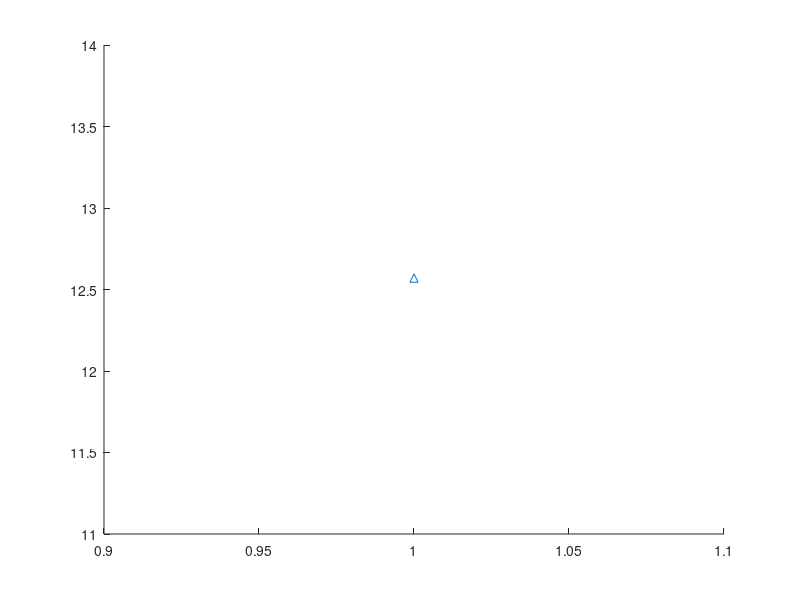

This chart was generated by the following MATLAB code: (Note: this script raises an error after producing the figure.)
close all;
fig = figure('Position',[0 0 1300 850]);
maxCombustionPress800_800 = 12.57;
maxCombustionPress800_1200 = 10.57;
maxCombustionPress1000_800 = 9.86;
maxCombustionPress1000_1200 = 11.58;

maxCombustionPress = [maxCombustionPress800_800 maxCombustionPress800_1200 maxCombustionPress1000_800 maxCombustionPress1000_1200];
%Oxy15 = [1.6 2.256 3.184];
%Oxy10 = [1.87 3 3.616];
%ytotal = [maxCombustionPress; Oxy15; Oxy10];
errhigh = [0.22 0.29 0.42 0.34];
%errlow = [0.15 0.15 0.15 0.15];
%err15 = [0.1 0.12 0.17];
%err10 = [0.14 0.11 0.18];
x = [1 2 3 4];
color.green = [0 1 0]; %refer RGB Triplet Code https://www.tug.org/pracjourn/2007-4/walden/color.pdf 
color.black = [0 0 0];
color.red = [1 0 0];
color.blue = [0 0 1];

plot(x(1,1),maxCombustionPress(1,1),'^',MarkerFaceColor=color.black,MarkerSize=17,MarkerEdgeColor='none');
hold on
plot(x(1,2),maxCombustionPress(1,2),'square',MarkerFaceColor=color.red,MarkerSize=18,MarkerEdgeColor='none');
hold on
plot(x(1,3),maxCombustionPress(1,3),'o',MarkerFaceColor=color.blue,MarkerSize=17,MarkerEdgeColor='none');
hold on
plot(x(1,4),maxCombustionPress(1,4),'diamond',MarkerFaceColor=color.green,MarkerSize=17,MarkerEdgeColor='none');
hold on

errorbar(x,maxCombustionPress,errhigh,"vertical","LineStyle","none",Color=[0 0 0],LineWidth=1.25);
hold on

x_loc = 1:length(maxCombustionPress);
y_loc = maxCombustionPress + 0.05;
text(x_loc+0.1,y_loc,num2str(maxCombustionPress'),'vert','top','horiz','left','FontSize',20,'Fontname','Times'); 
hold on
%plot(x,Oxy15,'square',MarkerFaceColor=[1 0 0],MarkerSize=14,MarkerEdgeColor='none');
%hold onx`
%
%errorbar(x,Oxy15,err15,"vertical","LineStyle","none",Color=[0 0 0],LineWidth=1);
%hold on
%
%plot(x,Oxy10,'o',MarkerFaceColor=[0 0 1],MarkerSize=12,MarkerEdgeColor='none');
%hold on
%
%errorbar(x,Oxy10,err10,"vertical","LineStyle","none",Color=[0 0 0],LineWidth=1);
%hold on

%coefficients21 = polyfit(x, maxCombustionPress, 1);
%xFit = linspace(min(x), max(x), 1000);
%yFit21 = polyval(coefficients21 , xFit);
%%plot(xFit, yFit,'LineWidth', 1.25,'LineStyle','--');
%plot(xFit, yFit21, 'LineWidth', 1.5,'LineStyle','--','Color',[0 0 0]);
%hold on
%
%coefficients15 = polyfit(x, Oxy15, 1);
%xFit = linspace(min(x), max(x), 1000);
%yFit15 = polyval(coefficients15 , xFit);
%hold on;
%%plot(xFit, yFit,'LineWidth', 1.25,'LineStyle','--');
%plot(xFit, yFit15, 'LineWidth', 1.5,'LineStyle','--','Color',[1 0 0]);
%hold on
%
%coefficients10 = polyfit(x, Oxy10, 1);
%%xFit = linspace(min(x), max(x), 1000);
%yFit10 = polyval(coefficients10 , xFit);
%hold on;
%%plot(xFit, yFit,'LineWidth', 1.25,'LineStyle','--');
%plot(xFit, yFit10, 'LineWidth', 1.5,'LineStyle','--','Color',[0 0 1]);
%hold on
ax = gca;

xlim([0.5 4.5]);
xticks(1:1:4);
%xlabel('Ambient temperature condition (K)','FontSize',20,'Color','black'); % left y-axis 
set(gca, 'XTickLabel', {'800K-800bar','800K-1200bar','1000K-800bar','1000K-1200bar'},'FontSize',20);

ylim([9 13.5]);
yticks(9:0.5: 13.5);
ylabel('Maximum Combustion Pressure (bar)','FontSize',20,'Color','black'); % left y-axis 

set(gca,'fontname','Times','FontSize',20); % Set it to times
set(gca,'LineWidth',2);
%legend({'21% O_{2} ','','15% O_{2} ','','10% O_{2} ',''},'FontSize',20,'Fontweight','normal','Orientation','horizontal',LineWidth=1.5);
str = {'Diesel combustion';'Solenoid injector';'O_{2} = 21 %'};
text(3.5,12.75,str,'FontName','Times','FontSize',20,'FontWeight','normal',BackgroundColor=[1 1 1]);

%ax.ZGrid = 'on';
ax.XGrid = 'off';
ax.YGrid = 'off';
hold on